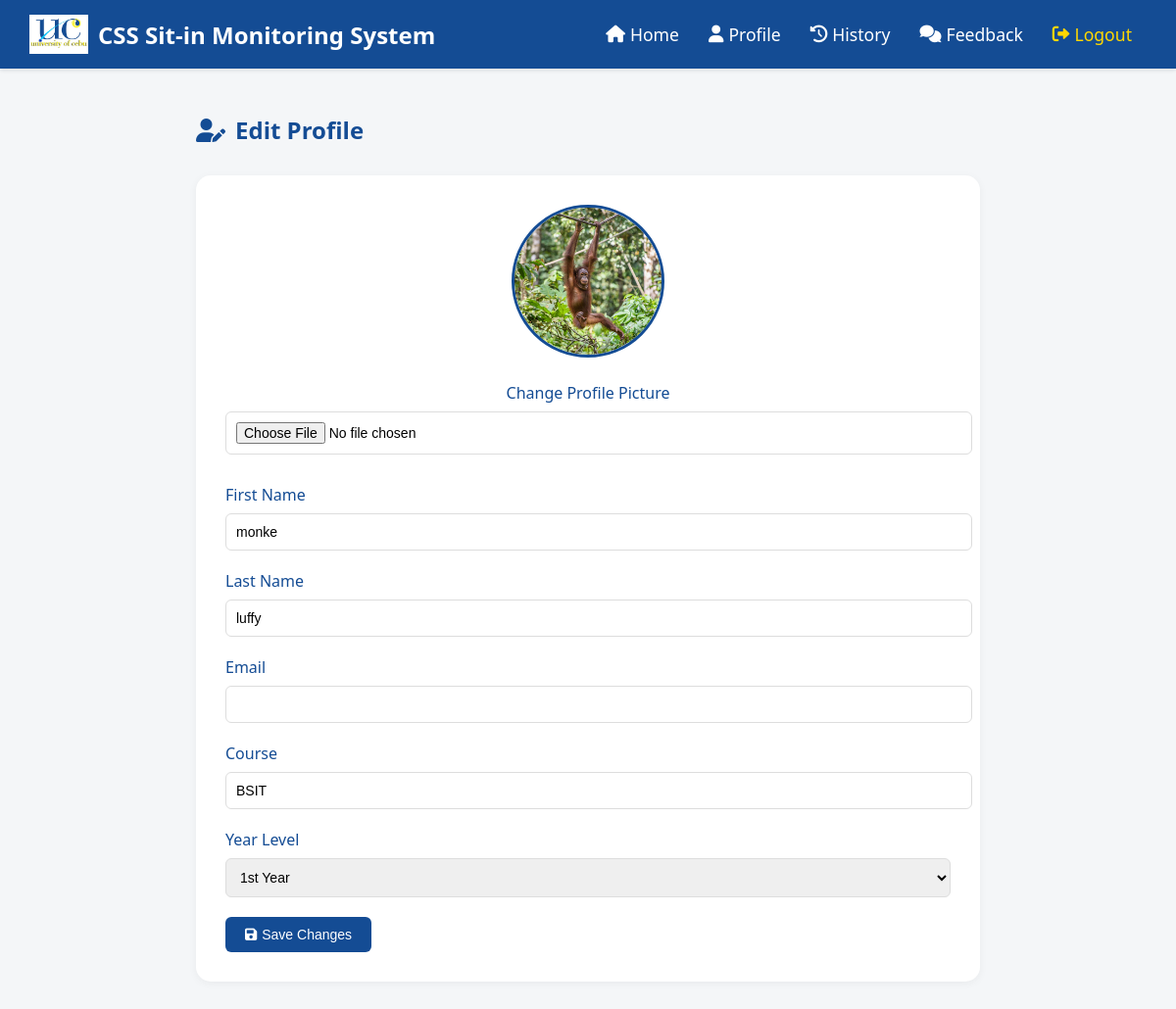
The app's page /student_profile.php (signed in) with its own data.
### tables this page shows
CREATE TABLE `users` (
  `ID` int(11) NOT NULL,
  `Lastname` varchar(255) NOT NULL,
  `Firstname` varchar(255) NOT NULL,
  `Midname` varchar(255) NOT NULL,
  `course` varchar(50) NOT NULL,
  `year_level` int(11) NOT NULL,
  `username` varchar(255) NOT NULL,
  `password` varchar(255) NOT NULL,
  `PROFILE_IMG` varchar(255) DEFAULT 'images/default.jpg',
  `role` varchar(20) DEFAULT 'user',
  `sessions_remaining` int(11) DEFAULT 30
);

### student_profile.php (the view, shortened to what this page needs)
<?php
include("connect.php");
$username = $_SESSION['username'];
$user_query = "SELECT * FROM users WHERE username = ?";
$stmt = mysqli_prepare($conn, $user_query);
mysqli_stmt_bind_param($stmt, "s", $username);
mysqli_stmt_execute($stmt);
$user_result = mysqli_stmt_get_result($stmt);
$user = mysqli_fetch_assoc($user_result);
?>
<!DOCTYPE html>
<html lang="en">
<head>
    <link rel="stylesheet" href="https://cdnjs.cloudflare.com/ajax/libs/font-awesome/6.0.0/css/all.min.css">
</head>
<body>
    <div class="navbar">
        <a href="#" class="navbar-brand">
            <img src="UC logo.jpg" alt="UC Logo">
            CSS Sit-in Monitoring System
        </a>
        <div class="navbar-links">
            <a href="student_dashboard.php"><i class="fas fa-home"></i> Home</a>
            <a href="student_profile.php"><i class="fas fa-user"></i> Profile</a>
            <a href="student_history.php"><i class="fas fa-history"></i> History</a>
            <a href="student_feedback.php"><i class="fas fa-comments"></i> Feedback</a>
            <a href="logout.php" style="color: var(--accent-color);"><i class="fas fa-sign-out-alt"></i> Logout</a>
        </div>
    </div>
    <div class="main-content">
        <h1 class="page-title">
            <i class="fas fa-user-edit"></i>
            Edit Profile
        </h1>
        <div class="profile-form">
            <form method="POST" action="" enctype="multipart/form-data">
                <div style="text-align: center; margin-bottom: 30px;">
                    <img src="<?php echo !empty($user['PROFILE_IMG']) ? htmlspecialchars($user['PROFILE_IMG']) : 'images/default.jpg'; ?>"
                         alt="Profile Picture" class="profile-image">
                    <div class="form-group">
                        <label for="profile_img">Change Profile Picture</label>
                        <input type="file" id="profile_img" name="profile_img" accept="image/jpeg,image/png">
                    </div>
                </div>
                <div class="form-group">
                    <label for="firstname">First Name</label>
                    <input type="text" id="firstname" name="firstname" value="<?php echo htmlspecialchars($user['Firstname']); ?>" required>
                </div>
                <div class="form-group">
                    <label for="lastname">Last Name</label>
                    <input type="text" id="lastname" name="lastname" value="<?php echo htmlspecialchars($user['Lastname']); ?>" required>
                </div>
                <div class="form-group">
                    <label for="email">Email</label>
                    <input type="email" id="email" name="email" value="<?php echo isset($user['email']) ? htmlspecialchars($user['email']) : ''; ?>" required>
                </div>
                <div class="form-group">
                    <label for="course">Course</label>
                    <input type="text" id="course" name="course" value="<?php echo htmlspecialchars($user['course']); ?>" required>
                </div>
                <div class="form-group">
                    <label for="year_level">Year Level</label>
                    <select id="year_level" name="year_level" required>
                        <option value="1st Year" <?php echo $user['year_level'] == '1st Year' ? 'selected' : ''; ?>>1st Year</option>
                    </select>
                </div>
                <button type="submit" class="btn btn-primary">
                    <i class="fas fa-save"></i>
                    Save Changes
                </button>
            </form>
        </div>
    </div>
</body>
</html>

### student_profile.php (style rules this page uses)
:root { --primary-color: #144c94; --secondary-color: #2c6a85; --accent-color: #ffd700; --light-bg: #f4f6f8; --success-color: #28a745; --error-color: #dc3545; }
body { font-family: 'Segoe UI', Tahoma, Geneva, Verdana, sans-serif; margin: 0; padding: 0; background-color: var(--light-bg); }
.navbar { background-color: var(--primary-color); padding: 15px 30px; display: flex; justify-content: space-between; align-items: center; box-shadow: 0 2px 4px rgba(0,0,0,0.1); }
.navbar-brand { display: flex; align-items: center; color: white; text-decoration: none; font-size: 1.5em; font-weight: bold; }
.navbar-brand img { height: 40px; margin-right: 10px; }
.navbar-links { display: flex; align-items: center; }
.navbar-links a { color: white; text-decoration: none; margin: 0 15px; font-size: 1.1em; transition: color 0.3s; display: flex; align-items: center; gap: 5px; }
.main-content { padding: 30px; max-width: 800px; margin: 0 auto; }
.page-title { color: var(--primary-color); margin-bottom: 30px; font-size: 24px; display: flex; align-items: center; gap: 10px; }
.profile-form { background: white; padding: 30px; border-radius: 15px; box-shadow: 0 2px 8px rgba(0,0,0,0.05); }
.form-group { margin-bottom: 20px; }
.form-group label { display: block; margin-bottom: 8px; color: var(--primary-color); font-weight: 500; }
.form-group input, .form-group select { width: 100%; padding: 10px; border: 1px solid #ddd; border-radius: 6px; font-size: 14px; transition: border-color 0.3s; }
.profile-image { width: 150px; height: 150px; border-radius: 50%; object-fit: cover; border: 3px solid var(--primary-color); margin-bottom: 20px; }
.btn { padding: 10px 20px; border: none; border-radius: 6px; font-size: 14px; font-weight: 500; cursor: pointer; transition: all 0.2s; display: inline-flex; align-items: center; gap: 5px; }
.btn-primary { background-color: var(--primary-color); color: white; }

### records on screen
users: PROFILE_IMG (picture), firstname "monke", lastname "luffy", course "BSIT"
